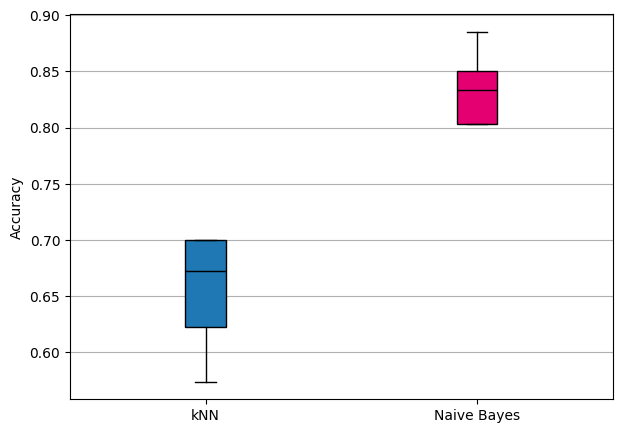

Python code for this plot:
import matplotlib.pyplot as plt, pandas as pd
from sklearn.model_selection import StratifiedKFold, cross_val_score
from sklearn.neighbors import KNeighborsClassifier
from sklearn.naive_bayes import GaussianNB

# Read the dataset
df = pd.read_csv("./heart-disease.csv")
X, y = df.drop("target", axis=1), df["target"]

# Define cross-validation strategy
folds = StratifiedKFold(n_splits=5, shuffle=True, random_state=0)

# Initialize classifiers
knn_predictor = KNeighborsClassifier(n_neighbors=5)
nb_predictor = GaussianNB()

# Evaluate classifiers
knn_accs = cross_val_score(knn_predictor, X, y, cv=folds, scoring="accuracy")
nb_accs = cross_val_score(nb_predictor, X, y, cv=folds, scoring="accuracy")

# Plot boxplots
plt.figure(figsize=(7, 5))
b_plot = plt.boxplot(
    [knn_accs, nb_accs], patch_artist=True, labels=["kNN", "Naive Bayes"]
)

colors = ["#1f77b4", "#E40071"]
for patch, color in zip(b_plot["boxes"], colors):
    patch.set_facecolor(color)
for median in b_plot["medians"]:
    median.set_color("black")

plt.ylabel("Accuracy")
plt.grid(axis="y")
plt.show()
